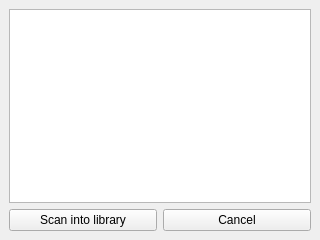
<?xml version="1.0" encoding="UTF-8"?>
<ui version="4.0">
 <class>LibForm</class>
 <widget class="QWidget" name="LibForm">
  <property name="windowModality">
   <enum>Qt::NonModal</enum>
  </property>
  <property name="geometry">
   <rect>
    <x>0</x>
    <y>0</y>
    <width>320</width>
    <height>240</height>
   </rect>
  </property>
  <property name="sizePolicy">
   <sizepolicy hsizetype="Maximum" vsizetype="Maximum">
    <horstretch>0</horstretch>
    <verstretch>0</verstretch>
   </sizepolicy>
  </property>
  <property name="maximumSize">
   <size>
    <width>320</width>
    <height>240</height>
   </size>
  </property>
  <property name="windowTitle">
   <string>Manage Library</string>
  </property>
  <widget class="QWidget" name="gridLayoutWidget">
   <property name="geometry">
    <rect>
     <x>9</x>
     <y>9</y>
     <width>302</width>
     <height>222</height>
    </rect>
   </property>
   <layout class="QGridLayout" name="gridLayout">
    <item row="3" column="0">
     <layout class="QHBoxLayout" name="horizontalLayout">
      <item>
       <widget class="QPushButton" name="Ok">
        <property name="text">
         <string>Scan into library</string>
        </property>
       </widget>
      </item>
      <item>
       <widget class="QPushButton" name="Cancel">
        <property name="text">
         <string>Cancel</string>
        </property>
       </widget>
      </item>
     </layout>
    </item>
    <item row="0" column="0">
     <widget class="QTreeView" name="Tree"/>
    </item>
   </layout>
  </widget>
 </widget>
 <resources/>
 <connections/>
</ui>
